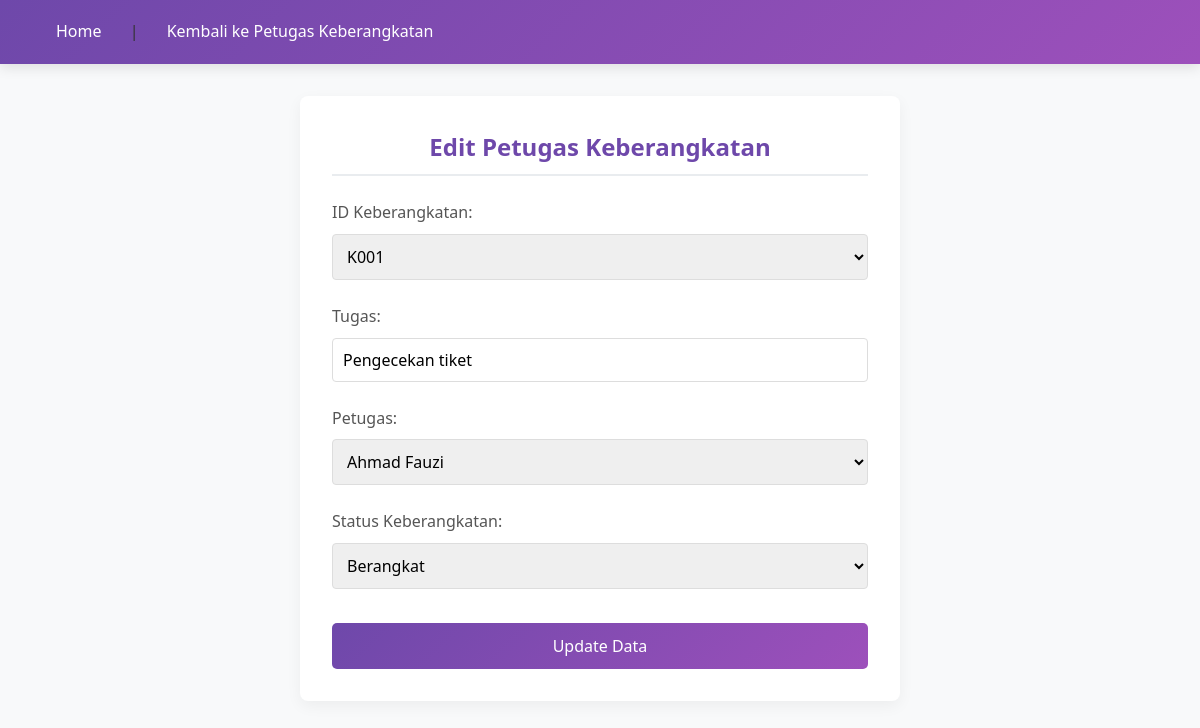
The page /petugas/edit_petugas_keberangkatan.php?id=PK001 on the database its author committed.
### tables this page shows
CREATE TABLE `petugas_keberangkatan` (
  `id` varchar(50) NOT NULL,
  `id_keberangkatan` varchar(50) DEFAULT NULL,
  `tugas` varchar(100) DEFAULT NULL,
  `id_petugas` varchar(50) DEFAULT NULL
);

CREATE TABLE `keberangkatan` (
  `id_keberangkatan` varchar(50) NOT NULL,
  `id_jadwal` varchar(50) DEFAULT NULL,
  `waktu_keberangkatan` datetime DEFAULT NULL,
  `status` varchar(20) DEFAULT NULL,
  `id_terminal` varchar(50) DEFAULT NULL
);

CREATE TABLE `petugas` (
  `id_petugas` varchar(50) NOT NULL,
  `nama` varchar(100) DEFAULT NULL,
  `jabatan` varchar(50) DEFAULT NULL,
  `shift` varchar(20) DEFAULT NULL,
  `no_telp` varchar(20) DEFAULT NULL
);

### petugas/edit_petugas_keberangkatan.php (the view, shortened to what this page needs)
<?php
include '../db.php';
$id = $_GET['id'];
$data = $conn->query("SELECT * FROM petugas_keberangkatan WHERE id = '$id'")->fetch_assoc();
$petugas = $conn->query("SELECT id_petugas, nama FROM petugas");
$keberangkatan = $conn->query("SELECT id_keberangkatan FROM keberangkatan");
$status_options = ['Berangkat', 'Dalam Proses', 'Delay', 'Dibatalkan'];
?>
<!DOCTYPE html>
<html lang="id">
<head>
</head>
<body>
    <nav>
        <a href="../index.php">Home</a> |
        <a href="../daftar_petugas.php">Kembali ke Petugas Keberangkatan</a>
    </nav>
    <div class="form-container">
        <form method="post">
            <h2>Edit Petugas Keberangkatan</h2>
            <div class="form-group">
                <label for="id_keberangkatan">ID Keberangkatan:</label>
                <select id="id_keberangkatan" name="id_keberangkatan" required>
                    <?php while($kb = $keberangkatan->fetch_assoc()): ?>
                        <option value="<?= $kb['id_keberangkatan'] ?>" <?= $kb['id_keberangkatan'] == $data['id_keberangkatan'] ? 'selected' : '' ?>>
                            <?= htmlspecialchars($kb['id_keberangkatan']) ?>
                        </option>
                    <?php endwhile; ?>
                </select>
            </div>
            <div class="form-group">
                <label for="tugas">Tugas:</label>
                <input type="text" id="tugas" name="tugas"
                       value="<?= htmlspecialchars($data['tugas']) ?>" required>
            </div>
            <div class="form-group">
                <label for="id_petugas">Petugas:</label>
                <select id="id_petugas" name="id_petugas" required>
                    <?php while($pt = $petugas->fetch_assoc()): ?>
                        <option value="<?= $pt['id_petugas'] ?>" <?= $pt['id_petugas'] == $data['id_petugas'] ? 'selected' : '' ?>>
                            <?= htmlspecialchars($pt['nama']) ?>
                        </option>
                    <?php endwhile; ?>
                </select>
            </div>
            <div class="form-group">
                <label for="status">Status Keberangkatan:</label>
                <select id="status" name="status" required>
                    <?php
                    $current_status = $conn->query("SELECT status FROM keberangkatan WHERE id_keberangkatan = '".$data['id_keberangkatan']."'")->fetch_assoc()['status'];
                    foreach($status_options as $status_option):
                        $selected = ($status_option == $current_status) ? 'selected' : '';
                    ?>
                        <option value="<?= htmlspecialchars($status_option) ?>" <?= $selected ?>>
                            <?= htmlspecialchars($status_option) ?>
                        </option>
                    <?php endforeach; ?>
                </select>
            </div>
            <button type="submit" class="submit-btn">Update Data</button>
        </form>
    </div>
</body>
</html>

### petugas/edit_petugas_keberangkatan.php (style rules this page uses)
* { margin: 0; padding: 0; box-sizing: border-box; font-family: 'Segoe UI', Tahoma, Geneva, Verdana, sans-serif; }
body { background-color: #f8f9fa; color: #333; line-height: 1.6; }
nav { background: linear-gradient(135deg, #6e48aa 0%, #9d50bb 100%); padding: 1.2rem 2rem; box-shadow: 0 4px 12px rgba(0, 0, 0, 0.1); margin-bottom: 2rem; }
nav a { color: white; text-decoration: none; font-weight: 500; margin: 0 0.5rem; padding: 0.5rem 1rem; border-radius: 4px; transition: all 0.3s ease; }
.form-container { max-width: 600px; margin: 2rem auto; background: white; padding: 2rem; border-radius: 8px; box-shadow: 0 5px 15px rgba(0, 0, 0, 0.05); }
h2 { color: #6e48aa; margin-bottom: 1.5rem; font-size: 1.5rem; font-weight: 600; text-align: center; padding-bottom: 0.5rem; border-bottom: 2px solid #e9ecef; }
.form-group { margin-bottom: 1.5rem; }
.form-group label { display: block; margin-bottom: 0.5rem; font-weight: 500; color: #555; }
.form-group input, .form-group select, .form-group textarea { width: 100%; padding: 10px; border: 1px solid #ddd; border-radius: 4px; font-size: 16px; transition: all 0.3s ease; }
.submit-btn { background: linear-gradient(135deg, #6e48aa 0%, #9d50bb 100%); color: white; border: none; padding: 12px 20px; border-radius: 5px; cursor: pointer; font-size: 16px; width: 100%; margin-top: 10px; transition: all 0.3s ease; font-weight: 500; }

### rows shown on the page
petugas_keberangkatan: id_keberangkatan "K001", tugas "Pengecekan tiket", id_petugas "Ahmad Fauzi"

### other values the page prints
form field status "Berangkat"
